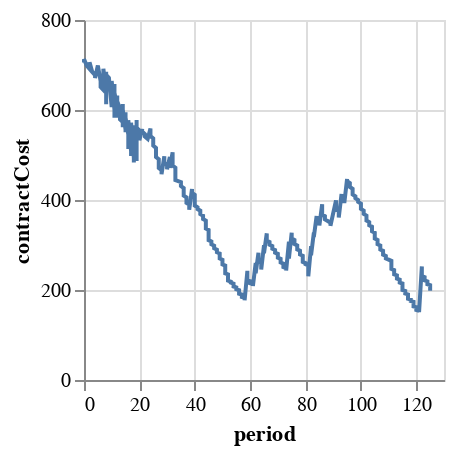

Notebook source saved alongside this figure:
### Code cell
charts[2]

### Figure 1 — Vega-Lite specification as saved in the notebook (floating-point values rounded to 4 significant figures; data arrays with more than 128 entries replaced by an {"elided": "..."} marker saying what was removed)
{"config": {"view": {"continuousWidth": 400, "continuousHeight": 300}}, "data": {"name": "data-d8a46a68ae017fcbb2396586d3271e2f"}, "mark": "line", "encoding": {"x": {"type": "quantitative", "field": "period"}, "y": {"type": "quantitative", "field": "contractCost"}}, "height": 180, "width": 180, "$schema": "https://vega.github.io/schema/vega-lite/v4.8.1.json", "datasets": {"data-d8a46a68ae017fcbb2396586d3271e2f": {"elided": "559 records"}}}
